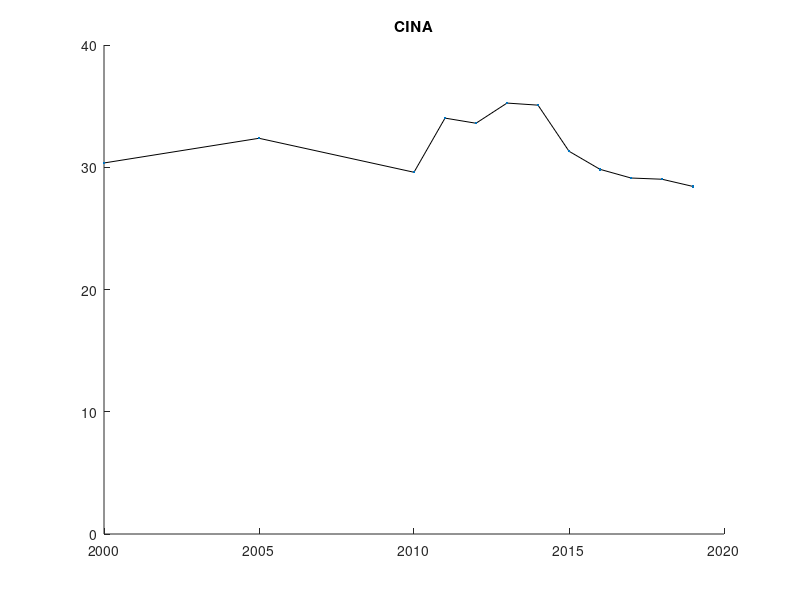

Write the MATLAB code that produced this figure.
x = [2000 2005 2010 2011 2012 2013 2014 2015 2016 2017 2018 2019];
y = [30.35	32.37	29.59	34.02	33.60	35.25	35.08	31.31	29.83	29.12	29.02	28.43];
ylim([0 40])

title('CINA')
hold on
plot(x,y,'k')
plot(x,y,'.')